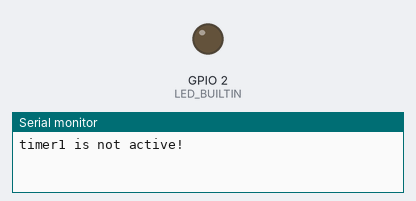
Bench run of a sketch on a simulated ESP32. Shown: output pins drawn as LEDs (lit = HIGH), the last lines printed to the serial monitor.

Above: at 0.1 s.
At 2.6 s:
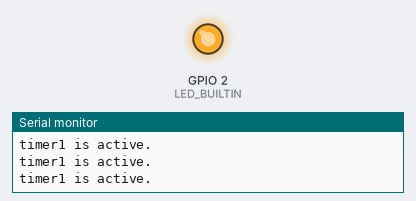
Timing chart, 0 to 4.1 s (numbered marks = the images above):
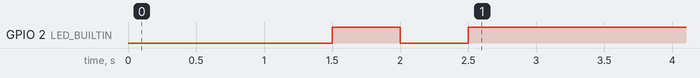

The sketch:

timer.ino
```cpp
/*
 * Ticker库的基本使用
 *
 * 每个Ticker需要建立一个回调函数，当定时时间到了后，回调函数将被调用；
 * 理论上可以新建足够多的Ticker对象，但这会受到内存容量的限制
 *
 * 使用Ticker实现LED闪烁，并查询定时器存活状态。
*/

#include <Ticker.h>                       // 使用Ticker库，需要包含头文件

Ticker timer1;                            // 创建一个定时器对象
Ticker timer2;                            // 创建定时器用于开启timer1
Ticker timer3;                            // 创建定时器用于关闭timer2

void setup() {
  Serial.begin(9600);                     // 初始化串口

  pinMode(LED_BUILTIN, OUTPUT);           // 设置LED引脚为输出引脚
  digitalWrite(LED_BUILTIN, LOW);         // 设置引脚为低电平，点亮LED

  /* 设置timer2和timer分别为1s和3s，用于启动和关闭timer1 */
  timer2.once_ms(1000, timer2_cb);        // 1000ms即1后开启timer1
  timer3.once(3, timer3_cb);              // 3s后关闭timer1
}

void loop() {
  /* 检测定时器是否为存活状态 */
  if(timer1.active()){
    Serial.println("timer1 is active.");
  }
  else{
    Serial.println("timer1 is not active!");
  }
  delay(200);
}

void timer1_cb(int led_pin)
{
  int state = digitalRead(led_pin);  // 获取当前led引脚状态
  digitalWrite(led_pin, !state);     // 翻转LED引脚电平
}

void timer2_cb()
{
  /* 启动定时器1, 设置周期性定时0.5s，即500ms，回调函数为timer1_cb，参数为LED引脚号 */
  timer1.attach(0.5, timer1_cb, LED_BUILTIN);
}

void timer3_cb()
{
  /* 关闭定时器1 */
  timer1.detach();
}
```

Measured:
- by itself, GPIO 2 (LED_BUILTIN): LOW → HIGH at 1.5 s, → LOW 0.50 s later, → HIGH 0.50 s later
